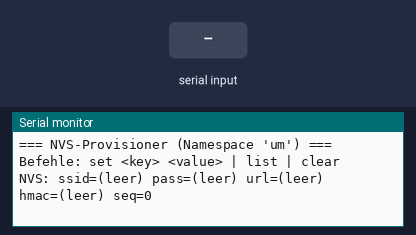
The sketch below on a simulated ESP32. On the bench: the last lines printed to the serial monitor. The test bench sets the inputs (shaded band). EEPROM starts erased.

Above: at 1.5 s.
1.6 s: "clear\n" received over Serial
At 2.2 s:
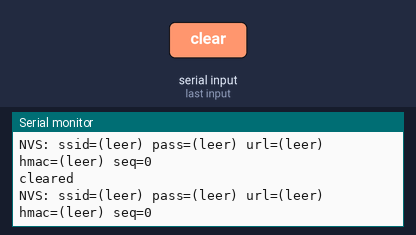
3.1 s: "set \n" received over Serial
At 4.5 s:
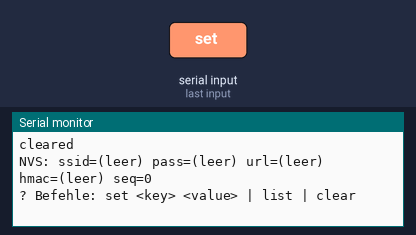

Measured:
- after the input at 1.6 s, the serial monitor: prints a new line at once (image 1)
- after the input at 3.1 s, the serial monitor: prints a new line at once (image 2)

The sketch:

provisioning.ino
```cpp
// Einmaliger NVS-Provisioner fuer den UmweltMonitor.
// Schreibt Secrets in den NVS-Namespace "um" — denselben, den loadSecrets() der Hauptfirmware liest.
// Werte landen NUR im NVS (eigene Flash-Partition, ueberlebt App-Upload), nie im Quellcode.
//
// Bedienung ueber Seriellen Monitor @115200, Zeilenende senden:
//   set ssid  <wlan-name>
//   set pass  <passwort>
//   set url   <n8n-webhook-url>
//   set hmac  <hmac-key>
//   list      (zeigt Stand; pass/hmac maskiert)
//   clear     (loescht alle Keys im Namespace)
#include <Preferences.h>

Preferences prefs;
String line;

void show() {
  prefs.begin("um", true);
  Serial.printf("NVS: ssid=%s pass=%s url=%s hmac=%s seq=%u\n",
    prefs.getString("ssid", "(leer)").c_str(),
    prefs.getString("pass", "").length() ? "***gesetzt***" : "(leer)",
    prefs.getString("url",  "(leer)").c_str(),
    prefs.getString("hmac", "").length() ? "***gesetzt***" : "(leer)",
    prefs.getUInt("seq", 0));
  prefs.end();
}

void apply(String s) {
  s.trim();
  if (s == "list")  { show(); return; }
  if (s == "clear") { prefs.begin("um", false); prefs.clear(); prefs.end(); Serial.println(F("cleared")); show(); return; }
  if (s.startsWith("set ")) {
    s = s.substring(4); s.trim();
    int sp = s.indexOf(' ');
    if (sp < 1) { Serial.println(F("usage: set <key> <value>")); return; }
    String k = s.substring(0, sp);
    String v = s.substring(sp + 1);
    prefs.begin("um", false);
    prefs.putString(k.c_str(), v);
    prefs.end();
    Serial.printf("OK set %s (%d Zeichen)\n", k.c_str(), v.length());
    return;
  }
  Serial.println(F("? Befehle: set <key> <value> | list | clear"));
}

void setup() {
  Serial.begin(115200);
  delay(300);
  Serial.println(F("\n=== NVS-Provisioner (Namespace 'um') ==="));
  Serial.println(F("Befehle: set <key> <value> | list | clear"));
  show();
}

void loop() {
  while (Serial.available()) {
    char c = Serial.read();
    if (c == '\n' || c == '\r') { if (line.length()) { apply(line); line = ""; } }
    else line += c;
  }
}
```
